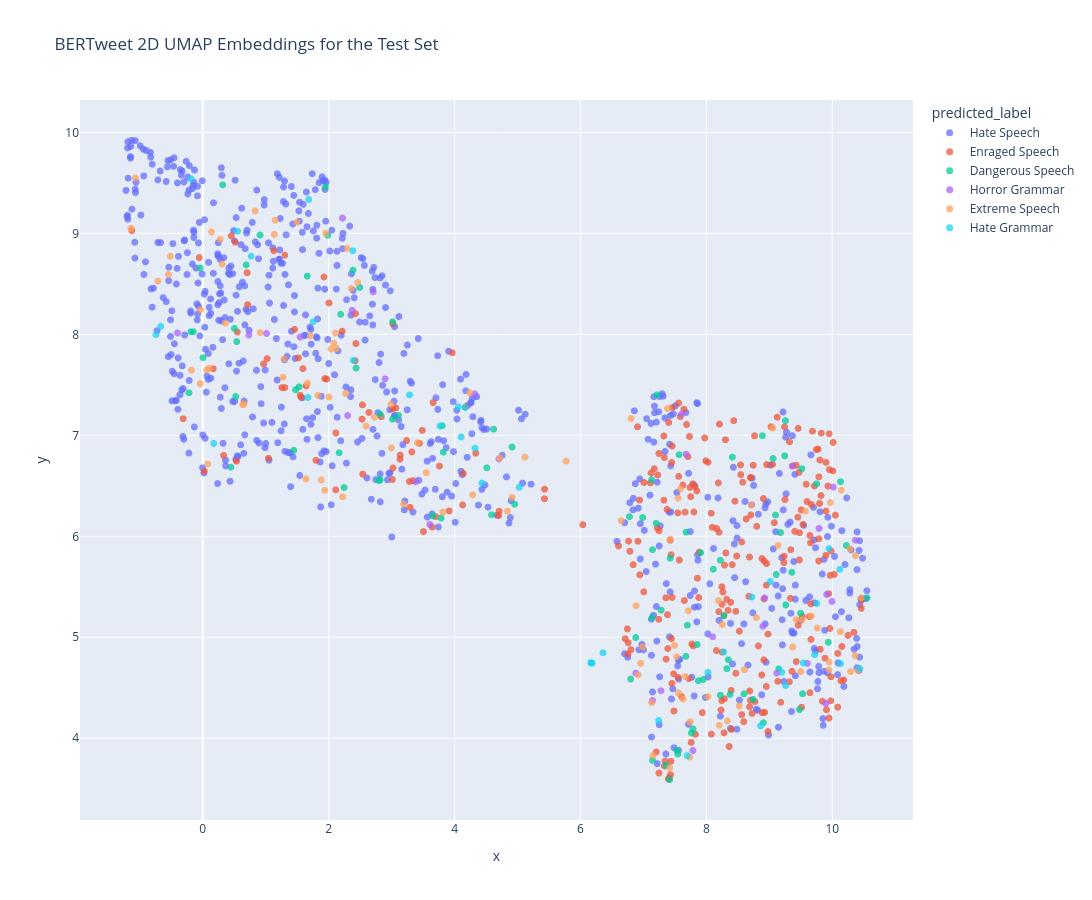

Source (notebook cell):
### Code cell
fig = px.scatter(
    df_vis,
    x="x_2d",
    y="y_2d",

    color="predicted_label",

    hover_data={
        "tweet": True,
        "true_label": True,
        "predicted_label": True,
        "x_2d": False,
        "y_2d": False
    },

    title="BERTweet 2D UMAP Embeddings for the Test Set",

    width=1400,
    height=900
)

fig.update_traces(marker=dict(size=7, opacity=0.75))

fig.update_layout(
    xaxis_title="x",
    yaxis_title="y"
)

# Save visualization
fig.write_html("../reports/figures/embeddings_2d.html", include_plotlyjs="cdn")

fig.show()

### Figure 1 — Plotly figure (JSON) as saved in the notebook; plotly's stock layout.template omitted (floating-point values rounded to 4 significant figures; data arrays with more than 128 entries replaced by an {"elided": "..."} marker saying what was removed)
{"data": [{"customdata": {"elided": "671x3 str values"}, "hovertemplate": "predicted_label=%{customdata[2]}<br>tweet=%{customdata[0]}<br>true_label=%{customdata[1]}<extra></extra>", "legendgroup": "Hate Speech", "marker": {"color": "#636efa", "opacity": 0.75, "size": 7, "symbol": "circle"}, "mode": "markers", "name": "Hate Speech", "showlegend": true, "type": "scattergl", "x": {"elided": "671 float values"}, "xaxis": "x", "y": {"elided": "671 float values"}, "yaxis": "y"}, {"customdata": {"elided": "301x3 str values"}, "hovertemplate": "predicted_label=%{customdata[2]}<br>tweet=%{customdata[0]}<br>true_label=%{customdata[1]}<extra></extra>", "legendgroup": "Enraged Speech", "marker": {"color": "#EF553B", "opacity": 0.75, "size": 7, "symbol": "circle"}, "mode": "markers", "name": "Enraged Speech", "showlegend": true, "type": "scattergl", "x": {"elided": "301 float values"}, "xaxis": "x", "y": {"elided": "301 float values"}, "yaxis": "y"}, {"customdata": {"elided": "95x3 str values"}, "hovertemplate": "predicted_label=%{customdata[2]}<br>tweet=%{customdata[0]}<br>true_label=%{customdata[1]}<extra></extra>", "legendgroup": "Dangerous Speech", "marker": {"color": "#00cc96", "opacity": 0.75, "size": 7, "symbol": "circle"}, "mode": "markers", "name": "Dangerous Speech", "showlegend": true, "type": "scattergl", "x": [0.5023, 2.19, 2.816, 4.512, 3.11, 8.413, 4.619, 1.659, 3.786, 3.82, 2.387, 9.149, 7.675, 10.55, 7.131, 4.913, 7.762, -0.1893, 9.256, 9.059, 4.955, 7.854, 0.5392, 8.376, 0.00421, 3.018, 0.3168, 9.261, 10.23, 7.875, 0.5224, -0.1511, 7.138, 2.435, 1.473, 7.678, 2.166, 9.479, 0.9091, 7.282, 9.752, 6.797, 4.588, 9.178, 10.13, 9.359, 7.215, 7.361, 1.444, 8.111, 8.325, 7.144, 8.222, 3.654, 0.4454, 8.279, 0.6891, 7.789, 7.425, 9.099, 8.741, 7.952, 2.8, 8.906, 1.987, 8.891, 7.144, 7.53, 6.988, 7.547, 9.937, 7.698, -0.2193, 2.819, 1.947, 7.908, 9.517, 3.015, 9.11, 8.222, 8.597, 8.349, 7.416, 2.493, 6.878, 3.803, 9.496, 9.244, -0.04027, 2.244, 6.778, 9.528, 7.567, 1.529, 7.202], "xaxis": "x", "y": [8.058, 8.198, 6.559, 6.678, 7.198, 6.784, 7.06, 8.577, 6.18, 6.833, 8.637, 4.687, 4.812, 5.391, 6.56, 6.885, 4.052, 8.025, 7.146, 6.77, 6.318, 4.928, 7.928, 4.435, 7.769, 8.125, 9.481, 5.32, 5.909, 4.57, 7.384, 8.026, 5.195, 7.666, 7.451, 6.041, 6.828, 4.284, 8.984, 5.268, 6.52, 4.586, 6.214, 6.037, 6.541, 5.644, 7.402, 3.732, 6.852, 5.674, 4.69, 5.868, 4.426, 6.201, 6.684, 5.213, 8.688, 4.092, 5.783, 6.21, 4.385, 4.582, 6.553, 4.154, 8.982, 6.996, 3.781, 3.881, 6.186, 3.844, 4.951, 5.12, 7.422, 7.21, 9.46, 5.838, 6.669, 7.16, 5.622, 5.763, 4.439, 4.777, 3.59, 8.465, 4.997, 7.095, 5.238, 6.797, 8.657, 6.483, 6.195, 4.441, 6.808, 7.481, 6.129], "yaxis": "y"}, {"customdata": [["hey libtards if you're an illegalaliens and you commit a crime such as this in the usa there should be no trial. you should be publicly returned to society and we the people should be able to decide your punishment.", "Hate Speech", "Horror Grammar"], ["well explained for the typical lunatics doing a great job you are the hero. exposed the real criminals time for arrests. get it done. arrest them", "Hate Speech", "Horror Grammar"], ["it's not just the uk!!! police arrest man in michigan for facebook post. banislaminamerica", "Hate Speech", "Horror Grammar"], ["time to revoke visas and deport these anti-american agitators!", "Hate Speech", "Horror Grammar"], ["no. 1 it\\'s an hispanic act\\ written by hispanics\\ written for hispanics\\ and even given an hispanic name!!! get these people out of our government!!! noamnesty", "Hate Speech", "Horror Grammar"], ["also deport the so-called americans if they want to live under sharia.", "Hate Speech", "Horror Grammar"], ["great day to deport some illegals it sounds like!", "Hate Speech", "Horror Grammar"], ["if youre angry your job doesnt pay enough or your bills keep going up\\ remember that felon trump got $38b 2 over pay 4 warehouses across the us 2 be used as prisons 4 illegal /dhs agents 2 hold ppl in inhumane conditions while violating their rights", "Hate Speech", "Horror Grammar"], ["streamline it &amp; impeach the judges! deport the entire class of illegals! if they came illegally the need to go! no amnesty! quit rewarding criminals!", "Hate Speech", "Horror Grammar"], ["yes. i think all the ilegals need to be deported immediately\\ and any judge that interferes with or any congressman that interferes with funding ice... they need to be removed from their position or jailed", "Hate Speech", "Horror Grammar"], ["nah, hes blessing the usa ice agency that is arresting and deporting millions of illegals trump2025", "Hate Speech", "Horror Grammar"], ["they should all be deported and put in jail in pakistan.", "Hate Speech", "Horror Grammar"], ["do the millions of mass deportations we voted for\\ end opt\\ end h4 chain migration visas and end this stupid fucking war with iran. we voted for peace not war! americafirst", "Extreme Speech", "Horror Grammar"], ["ohh wow! demtards, read it and weep. we could have partnered to deport your beloved criminals, but nah, could even afford to loose their cheating votes. so now???", "Hate Speech", "Horror Grammar"], ["yup! securetheborders enforceimmigrationlaws selfdeport the democrats should be encouraging illegal aliens to self-deport. if deports them they are banned for life and if they re-enter it is a felony.", "Horror Grammar", "Horror Grammar"], ["\"u.s. immigration and customs enforcement has said they\\'re going to arrest \\\"dissenters\\\" who criticize . ok\\ ice. fuck you. come and get me.", "Hate Speech", "Horror Grammar"], ["winning! how dare these losers with their false sense of entitlement! we can't get rid of them fast enough.", "Hate Speech", "Horror Grammar"], ["hamas men women children convicted in killing jews sentenced to 1111 years to life in prison and to death in the future $spy", "Hate Speech", "Horror Grammar"], ["the doublestandards are outrageous! members of the leftwaffe seems to think they have the right to be violent or even kill people they disagree with!", "Hate Speech", "Horror Grammar"], ["defund now. time to fire these thugs who brutalize &amp; terrorize americans across our country. they\\'ve killed people in minnesota &amp; all is forgiven. this is s gestapo he\\'s america\\'s hitler degenerate", "Hate Speech", "Horror Grammar"], ["stop them from enforcing decades-old laws to remove criminal illegals? try again, crazy grandpa!", "Hate Speech", "Horror Grammar"], ["that\\'s rich coming from who was probably both aware of &amp; involved in a massive $billion fraud scheme in mn run by mostly somalis. used the funds &amp; now needs more to find &amp; deport the millions of illegal aliens biden\\'s open borders let in &amp; democrats gave sanctuary.", "Horror Grammar", "Horror Grammar"], ["we are a nation that's tired of this bs. we are *done* playing with these criminals.", "Hate Speech", "Horror Grammar"], ["\"\\\"ice officer who shot minnesota protester reassigned amid stalled investigation\\\" minnesota justiceforreneegood\"", "Hate Speech", "Horror Grammar"], ["more immigrants and old libtards killing and destroying the lives of our own.", "Hate Speech", "Horror Grammar"], ["muslims hate us christians n want to eradicate us....the sooner everyone finally figures that out the faster we can get these ppl outta here!!", "Hate Grammar", "Horror Grammar"], ["and so do fake republicans like maria salazar! kick her out of the party! they all must go! no amnesty!", "Enraged Speech", "Horror Grammar"], ["hopefully this is hezbollahs last stand in southern lebanon and the idf can clear them out of bint jbeil, fuckhezbollah", "Enraged Speech", "Horror Grammar"], ["you never mention hamas are paid by iran to kill jews. theyve been in charge of gaza since 2004. they oppress the people, palestine is not a people. hamas / iran has attacked israel for 47 years, oct 7th was done in name of islam who scripture say to kill jews and christians", "Hate Speech", "Horror Grammar"], ["they shouldn't even be in your country. your government has failed the japanese people.", "Hate Speech", "Horror Grammar"], ["and if you don\\'t deport illegals they will get amnesty or a service industry job. stop with the bull. just", "Hate Speech", "Horror Grammar"]], "hovertemplate": "predicted_label=%{customdata[2]}<br>tweet=%{customdata[0]}<br>true_label=%{customdata[1]}<extra></extra>", "legendgroup": "Horror Grammar", "marker": {"color": "#ab63fa", "opacity": 0.75, "size": 7, "symbol": "circle"}, "mode": "markers", "name": "Horror Grammar", "showlegend": true, "type": "scattergl", "x": [7.145, 9.604, 1.013, 0.7326, 9.119, 1.546, 2.373, 9.995, 8.926, 8.1, 3.383, -0.4014, 9.912, 10.37, 6.878, 10.02, 4.706, 8.898, 7.278, 9.364, 3.607, 9.789, 2.707, 7.607, 2.301, 7.787, 2.896, 7.678, 9.898, 2.219, 4.321], "xaxis": "x", "y": [4.374, 4.741, 8.009, 7.994, 4.644, 7.974, 8.237, 5.355, 5.39, 5.005, 6.54, 8.014, 5.425, 5.962, 4.645, 6.487, 6.766, 5.109, 4.471, 6.695, 6.118, 6.078, 8.421, 7.211, 7.196, 3.879, 7.56, 6.813, 4.345, 9.152, 7.41], "yaxis": "y"}, {"customdata": {"elided": "106x3 str values"}, "hovertemplate": "predicted_label=%{customdata[2]}<br>tweet=%{customdata[0]}<br>true_label=%{customdata[1]}<extra></extra>", "legendgroup": "Extreme Speech", "marker": {"color": "#FFA15A", "opacity": 0.75, "size": 7, "symbol": "circle"}, "mode": "markers", "name": "Extreme Speech", "showlegend": true, "type": "scattergl", "x": [8.522, 3.552, -0.5455, 0.3596, 3.812, 7.668, 6.957, 4.72, 2.108, 7.551, 10.28, 7.427, 6.65, 2.038, 2.727, 2.122, 7.552, 0.8306, 5.118, -0.03735, 8.255, 8.204, 8.193, 7.494, 7.13, 7.713, 8.333, 1.663, 1.493, 4.841, 8.714, 0.9105, 5.772, 0.2769, 9.521, 7.741, 9.574, 9.372, 6.986, 2.293, 1.939, 9.426, 6.917, 2.269, 9.055, 3.191, 9.763, -1.14, 7.737, 0.6341, 9.667, 2.081, 0.1399, -1.07, 1.831, 1.273, -0.7131, 10.13, 7.587, 10.37, 1.953, 9.948, 4.913, 2.461, 8.025, 8.794, 2.988, 2.358, 0.6523, 0.06056, 9.95, 7.419, 9.97, 1.712, 10.14, 9.139, 1.291, 10.41, 10.29, 2.994, 1.882, 9.501, -0.1811, 1.136, 4.238, 2.594, 6.883, 7.528, -0.04108, 1.149, 0.1027, 7.153, 8.605, 6.805, 4.288, 2.005, 0.3063, 1.639, 10.46, 7.631, 0.07835, 2.22, 10.36, 3.411, 7.382, -0.5157], "xaxis": "x", "y": [4.32, 6.63, 8.593, 8.112, 6.24, 4.612, 4.742, 6.776, 8.013, 6.378, 5.874, 5.973, 6.155, 7.854, 7.179, 7.86, 4.449, 9.221, 6.784, 8.245, 5.126, 4.128, 5.363, 4.92, 4.351, 5.262, 4.172, 7.516, 9.11, 6.249, 6.31, 8.017, 6.746, 8.941, 5.172, 4.162, 6.25, 4.904, 4.902, 8.852, 6.455, 5.175, 4.627, 7.415, 7.073, 6.32, 5.091, 9.049, 3.814, 7.303, 5.211, 7.913, 9.014, 9.549, 7.394, 7.576, 8.528, 5.056, 6.469, 5.809, 9.002, 4.677, 6.386, 8.514, 4.413, 5.195, 7.31, 8.454, 7.311, 7.649, 4.756, 3.707, 6.335, 7.986, 6.457, 5.91, 7.755, 4.671, 4.66, 6.875, 6.558, 4.661, 7.645, 8.99, 7.423, 7.092, 5.313, 4.808, 7.513, 9.13, 7.663, 3.828, 4.679, 7.167, 6.41, 7.379, 8.696, 6.57, 5.39, 4.388, 6.715, 6.392, 4.817, 6.927, 7.265, 8.774], "yaxis": "y"}, {"customdata": [["mass deport all islam swine now stopmulticulturalism banmuslim bankurdis banmosque banblm banblacks banjews savejapan protectjapan saveshinto savebuddhist and mass burn all mosques and mass abortion all islam babies", "Hate Grammar", "Hate Grammar"], ["stay away is far away cause it's a gay boycottunilever", "Hate Speech", "Hate Grammar"], ["we still need to root out embedded by tras in so many sporting bodies &amp; institutions - good luck taking every last one to court savewomenssports sexnotgender notoselfid restoresafeguarding getthexyout", "Hate Grammar", "Hate Grammar"], ["get them all outta here!", "Hate Speech", "Hate Grammar"], ["how many more times must they tell us the truth before we take them seriously and send them back where they came from?", "Hate Grammar", "Hate Grammar"], ["did we deport all illegals yet ?", "Hate Grammar", "Hate Grammar"], ["the holy name christ jesus save temer and family. jesus save trump. jesus save uk. jesus save france. jesus save brazil. jesus save world. nonazis. . noterror. nowar. nocommunism. nosocialism. nocorrupt. nolula. nofakepolice. brasil", "Hate Speech", "Hate Grammar"], ["mass deport all islam swine now stopmulticulturalism banmuslim bankurdis banmosque saveshinto savebuddhist savejapan protectjapan banjews and ban this arabic stuff and mass burn quran and arabic languages are disgusting", "Hate Grammar", "Hate Grammar"], ["if they cant respect our laws and our way of life then theyre not welcome here", "Hate Grammar", "Hate Grammar"], ["look at this parasite they face are disgusting and mass deport all islam swine now stopmulticulturalism banmuslim bankurdis banmosque saveshinto savebuddhist savejapan protectjapan banjews", "Hate Grammar", "Hate Grammar"], ["send them back with they belong. these people refuse to assimilate, and their beliefs are incompatible with ours.", "Hate Grammar", "Hate Grammar"], ["they never adapt. deport them. oppose them. do not buy from them, do not be nice to them.", "Hate Grammar", "Hate Grammar"], ["be as racist as fucking possible and dont listen to any woke leftist dei agent or cooperate retard billionaires telling you any different! fuckindia fuckafrica fuckislam everyone get tf out of my country that isnt white and english!", "Hate Grammar", "Hate Grammar"], ["south asian communist c31nk fuck off with your bullshit propaganda hope they never let china in na again. keep the chinese the fuck out! 51ststates", "Hate Speech", "Hate Grammar"], ["she hates america so goodbye!! send her back to somalia where she says it's so much better!!", "Hate Speech", "Hate Grammar"], ["mass deport all islam swine now stopmulticulturalism banmuslim bankurdis banmosque saveshinto savebuddhist savejapan protectjapan banjews and mass abortions all islam babies and mass burn all mosques to the ground", "Hate Grammar", "Hate Grammar"], ["lgbt+ community should be eliminated from this world as they aren't contributing anything to thier nations. in the recent future, you will be either member/supporter of lgbtq or will be isolated from other society. we have to say weareallidrissa", "Hate Grammar", "Hate Grammar"], ["there's no way in hell i'd tolerate that... they're building themselves a city down in texas too. and i mean all of them. if they can't assimilate, get them out. naturalized or not, i don't care at this point. they've got to go.", "Hate Grammar", "Hate Grammar"], ["ch7nks certainly dont deserve to use our platform. i suggest to ban all the ccp shills from using x and to deport these people from the states. deport these ccp-loving chinese. they dont deserve to be on our soil. deportchinese", "Hate Speech", "Hate Grammar"], ["iranian people and anyone who condemns the terrorism in the world has to ban chinese products as china has been a supporter of the islamic regime for long and now is sending them missiles. iranmassacre iranianrevolution2026 r2pforlran", "Hate Speech", "Hate Grammar"], ["mass deport all islam swine now stopmulticulturalism banmuslim bankurdis banmosque saveshinto savebuddhist savejapan protectjapan banjews and mass abortions all islam babies and mass burn all mosques to the ground and mass burn quran", "Hate Grammar", "Hate Grammar"], ["where is the other part of the promise? . not thug moves by ice just deport them", "Horror Grammar", "Hate Grammar"], ["mass deportations now! if the country is to be saved, millions must be deported. this is a national emergency.", "Hate Grammar", "Hate Grammar"], ["the chinese government is coming for us and our children we need to preserve our american life by kicking out all the communist", "Hate Speech", "Hate Grammar"], ["agreed. we need to deport all every single illegal alien. every. single. one.", "Hate Grammar", "Hate Grammar"], ["arrest and deport all of these terrorists.", "Hate Grammar", "Hate Grammar"], ["no more indians! endopt endh1b", "Hate Speech", "Hate Grammar"], ["we need to get rid of the transatlantic flights and replace them with straight ones immediately! dei in aviation did enough damage already. stopdei maga", "Dangerous Speech", "Hate Grammar"], ["get the f'k out liberalism migrants not welcome", "Hate Speech", "Hate Grammar"], ["these two cunts are core the of the jihadist terrorism in america, deport them with entire family line!", "Hate Grammar", "Hate Grammar"], ["this is a problem! get them out of our country!", "Hate Grammar", "Hate Grammar"], ["deport them all is now my new favorite hashtag", "Hate Grammar", "Hate Grammar"], ["get the fck out of the usa and go live in a country where your ridiculous delusional religious views fit in. we dont want you here. islamic_terrorists_organization stopimportingislam stopsharialaw educateyourselfonislam wakeupamerica", "Hate Speech", "Hate Grammar"], ["i love the extra touch of sympathy about his child having medical issues. how about all the people you killed? get out of canada should have deported him years ago canada ontario", "Hate Speech", "Hate Grammar"], ["we can, should and must pray that they find jesus, but we must also kick them out of our western countries, before we can't! wakeuptoislam", "Hate Grammar", "Hate Grammar"], ["politics. these foreigners among us ilhan omar. deport them all, they should not be a member of congress, her country would not allow us as americans to be a part of their government. truth illhan", "Horror Grammar", "Hate Grammar"], ["finally! should never have been allowed in the 1st place! lgbtpropoganda", "Hate Speech", "Hate Grammar"], ["way past time. ban islam and deport them all. it's not a religion! it's a barbaric, terrorist ideology and they have made it clear, by their chanting and yelling as well as historical evidence proves, they have zero interest in assimilating into western culture.", "Hate Grammar", "Hate Grammar"], ["some of us have been saying this for decades! islam doesn't belong in western civilization. banislaminamerica", "Hate Speech", "Hate Grammar"], ["send them all back.", "Hate Speech", "Hate Grammar"]], "hovertemplate": "predicted_label=%{customdata[2]}<br>tweet=%{customdata[0]}<br>true_label=%{customdata[1]}<extra></extra>", "legendgroup": "Hate Grammar", "marker": {"color": "#19d3f3", "opacity": 0.75, "size": 7, "symbol": "circle"}, "mode": "markers", "name": "Hate Grammar", "showlegend": true, "type": "scattergl", "x": [6.17, 1.754, 8.276, -0.1854, 7.243, -0.6679, 7.694, 6.166, 4.057, 6.358, 5.026, 4.326, 9.199, 8.723, 4.164, 6.184, 9.259, 10.13, 9.949, 8.861, 6.17, 2.384, 4.104, 9.541, 4.434, 2.392, 0.1739, 8.026, 0.7676, 3.769, 1.683, 0.5529, 9.719, 10.12, 9.754, 9.016, 1.67, 10.44, 3.283, -0.7435], "xaxis": "x", "y": [4.747, 8.126, 4.855, 9.54, 4.175, 8.079, 3.828, 4.746, 7.283, 4.847, 6.485, 6.872, 4.653, 5.398, 7.276, 4.745, 4.522, 4.739, 5.879, 4.123, 4.747, 8.829, 6.984, 4.746, 6.527, 7.743, 6.92, 4.653, 8.775, 7.092, 9.337, 9.021, 4.827, 5.673, 5.335, 5.552, 7.375, 4.692, 7.401, 7.998], "yaxis": "y"}], "layout": {"height": 900, "legend": {"title": {"text": "predicted_label"}, "tracegroupgap": 0}, "title": {"text": "BERTweet 2D UMAP Embeddings for the Test Set"}, "width": 1400, "xaxis": {"anchor": "y", "domain": [0, 1], "title": {"text": "x"}}, "yaxis": {"anchor": "x", "domain": [0, 1], "title": {"text": "y"}}}}
